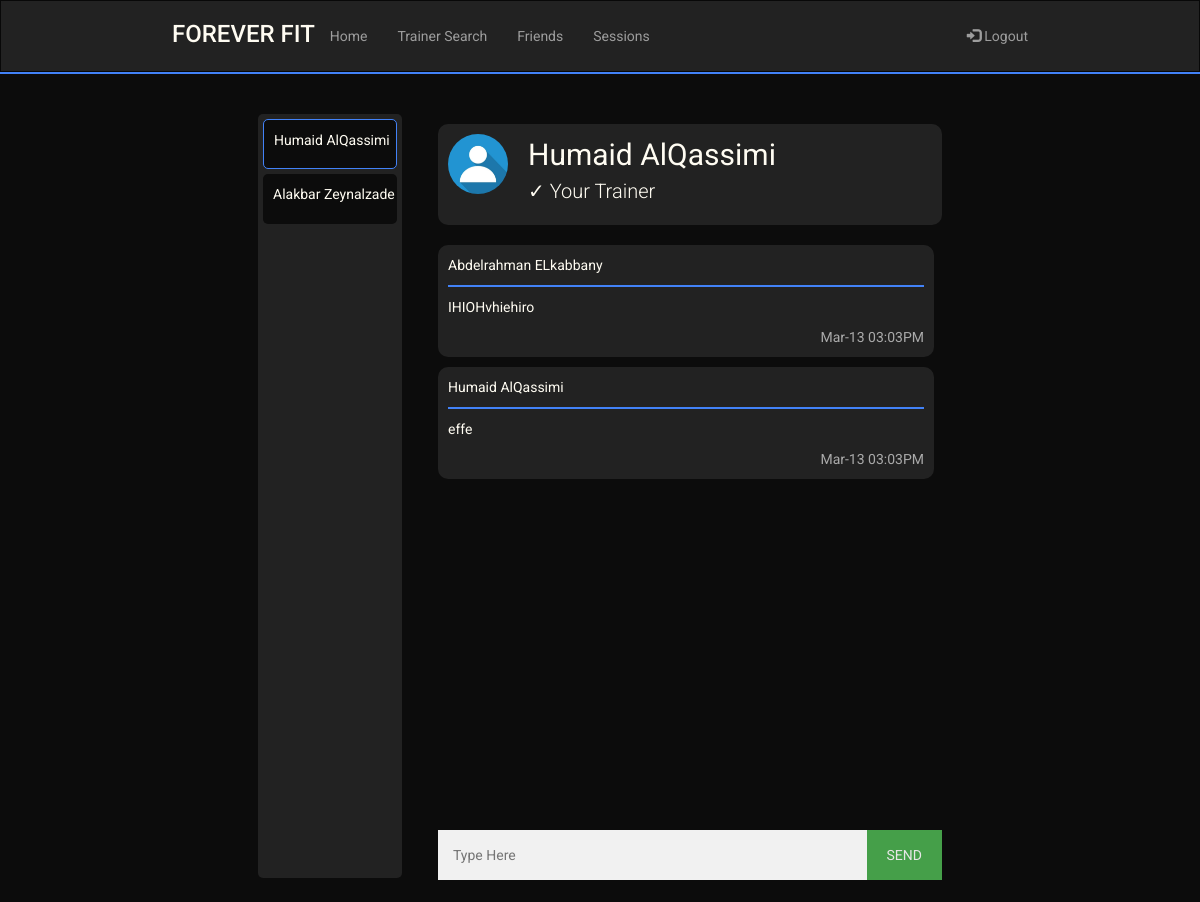
Screenshot of /chat/ha82 (signed in) with the database file from the repository.
### sql_db.py (models this page shows)
class UserRooms(UserMixin,db.Model):
    __tablename__ = 'user_rooms'
    id = db.Column(db.Integer, primary_key = True, autoincrement = True)
    trainee_username = db.Column(db.String(80),db.ForeignKey('user.username'))
    trainee_fname = db.Column(db.String(80))
    trainee_lname = db.Column(db.String(80))
    trainer_username = db.Column(db.String(80),db.ForeignKey('user.username'))
    trainer_fname = db.Column(db.String(80))
    trainer_lname = db.Column(db.String(80))

class ChatHistory(UserMixin,db.Model):
    __tablename__ = 'chat_history'
    id = db.Column(db.Integer, primary_key = True, autoincrement = True)
    message = db.Column(db.String(500))
    room = db.Column(db.String(500))
    date_sent = db.Column(db.String(50))
    uname = db.Column(db.String(80),db.ForeignKey('user.username'))
    fname = db.Column(db.String(80),db.ForeignKey('user.fname'))
    lname = db.Column(db.String(80),db.ForeignKey('user.lname'))

### routes.py (the view, shortened to what this page needs)
@app.route('/chat/<uname>')
@login_required
def sessions(uname):
    if(not current_user.isTrainer):
        if(not room_exists(current_user.username, uname)):
            room = UserRooms(trainee_username= current_user.username,
                             trainee_fname = current_user.fname,
                             trainee_lname = current_user.lname,
                             trainer_username = uname,
                             trainer_fname = get_user(uname).fname,
                             trainer_lname = get_user(uname).lname)
            db.session.add(room)
            db.session.commit()
            ROOMS = get_rooms_by_trainee_id(current_user.username)
        else:
            ROOMS = get_rooms_by_trainee_id(current_user.username)
        curr_room = get_room(current_user.username, uname)
        messages = get_chat_history(curr_room.id)
        partnership = partnership_exists(current_user.username,uname)
        usertrainer = get_user_trainer_trainee(current_user.username, uname)
        return render_template('session.html',uname = uname, curr_uname = current_user.username,
                                curr_fname = current_user.fname, curr_lname = current_user.lname,
                                rooms=ROOMS, messages = messages, curr_room = curr_room,
                                partnership=partnership,usertrainer=usertrainer)

### main.py (called while the page is built)
    @login.user_loader
    def load_user(uname):
        return User.query.get(uname)

### sql_db.py (called while the page is built)
def partnership_exists(user_uname, trainer_uname):
    return bool(UserTrainer.query.filter_by(trainee_username=user_uname,
                                            trainer_username= trainer_uname).first())

def get_user_trainer_trainee(uname1,uname2):
    return UserTrainer.query.filter_by(trainee_username = uname1,trainer_username = uname2 ).first()

def room_exists(trainee_uname,trainer_uname):
    return (room_exists_helper(trainee_uname,trainer_uname) or room_exists_helper(trainer_uname,trainee_uname))

def room_exists_helper(uname1,uname2):
    return bool(UserRooms.query.filter_by(trainee_username=uname1,
                                          trainer_username=uname2).first())

def get_room(trainee_uname,trainer_uname):
    if room_exists(trainee_uname,trainer_uname):
        return UserRooms.query.filter_by(trainee_username = trainee_uname,
                                     trainer_username = trainer_uname).first()

def get_rooms_by_trainee_id(uname):
    return UserRooms.query.filter_by(trainee_username = uname).all()

def get_chat_history(room):
    return ChatHistory.query.filter_by(room = room).all()

### templates/session.html (shortened to what this page needs)
<!DOCTYPE html>
<html lang="en">
    <head>
        <link rel="stylesheet" href="https://maxcdn.bootstrapcdn.com/bootstrap/3.4.1/css/bootstrap.min.css" />
        <link rel="stylesheet" href="../static/main.css" />
        <link rel="stylesheet" href="../static/chatbox.css" />
        <link rel="stylesheet" href="https://cdnjs.cloudflare.com/ajax/libs/font-awesome/4.7.0/css/font-awesome.min.css">
    </head>
    <body>
        <header>
            <nav class="navbar navbar-inverse" style="border-radius: 0px; margin-bottom: 0px;">
                <div class="container-fluid">
                    <div class="navbar-header mobile-center">
                        <h3 class="logo" href="#">FOREVER FIT</h3>
                    </div>
                    <ul class="nav navbar-nav laptop">
                        <li><a href="/Home">Home</a></li>
                        <li><a href="/TrainerSearch/filter=None&sort=None">Trainer Search</a></li>
                        <li><a href="/Friends">Friends</a></li>
                        <li><a href="/TrainingSessions">Sessions</a></li>
                    </ul>
                    <ul class="nav navbar-nav navbar-right laptop">
                        <li>
                            <a href="/logout"><span class="glyphicon glyphicon-log-in"></span> Logout</a>
                        </li>
                    </ul>
                </div>
            </nav>
            <hr class="header-hr"/>
        </header>
        <main style="padding-top:10px">
            <div class="chatbox">
                <div class="rooms" id="rooms">
                    {% for room in rooms %}
                        {% if room.trainer_username == curr_room.trainer_username %}
                            <a id="select-room" href="{{room.trainer_username}}" room_id="{{room.id}}" class="room highlight">
                                {{room.trainer_fname}} {{room.trainer_lname}}
                            </a>
                        {% else %}
                            <a id="select-room" href="{{room.trainer_username}}" room_id="{{room.id}}" class="room">
                                {{room.trainer_fname}} {{room.trainer_lname}}
                            </a>
                        {% endif %}
                    {% endfor %}
                </div>
                <div class="chat">
                    <div class="chat_container big">
                        <img src="../static/images/profile-picture.jpeg" alt="ProfilePicture" class="profile-picture">
                        {{curr_room.trainer_fname}} {{curr_room.trainer_lname}}
                        {% if not partnership %}
                            <i class='add-friend fas fa-user-plus' onclick="window.location='/addTrainer/{{curr_room.trainer_username}}'">
                            </i>
                        {% else %}
                            {% if usertrainer.confirmed %}
                                <p class="small">✓ Your Trainer</p>
                            {% else %}
                                <p class="small">Request Sent</p>
                            {% endif %}
                        {% endif %}
                    </div>
                    <div id="chat_scroll" class="chat-holder">
                        <div id="chat_history">
                            {% for msg in messages %}
                                <div class="chat_container">
                                    <p>{{msg.fname}} {{msg.lname}}</p>
                                    <hr>
                                    <p>{{msg.message}}</p>
                                    <span class="time-right">{{msg.date_sent}}</span>
                                </div>
                            {% endfor %}
                        </div>
                    </div>
                    <div class="input-area">
                        <div class="flex-row">
                            <input type="text" id="user_message" placeholder="Type Here" autocomplete="off">
                            <button type="button" id="send_message">SEND</button>
                        </div>
                    </div>
                </div>
            </div>
        </main>
    </body>
</html>

### static/main.css (style rules this page uses)
:root { --black: #0c0c0c; --white: #fffcf2; --red: #e54b4b; --lightred: #f0c1c1; --blue: #4282f8; --darkblue: #356cd1; --grey: #222222; --lightgrey: #3d3d3d; }
@media (min-width : 872px) { .container-fluid { margin-bottom: 10px; } }
@media (min-width : 872px) { .navbar { padding-left: 13%; padding-right: 13%; } }
@media (min-width : 872px) { .navbar-nav { padding-top: 10px; } }
@media (min-width : 872px) { .big { font-size: 30px; } }
@media (min-width : 872px) { .small { font-size: 20px; font-weight: 300; } }
body { font-family: 'Roboto', sans-serif; background-color: var(--black); }
main { background-color: var(--black); display: block; overflow: auto; color: var(--white) }
input { color: black; }
.header-hr { margin-top: 0px; margin-bottom: 0px; border: 1px solid var(--blue); }
.logo { color: var(--white); }
input[type=text], input[type=password] { width: 100%; padding: 15px; margin: 5px 0 22px 0; display: inline-block; border: none; background: #f1f1f1; }
hr { border: 1px solid #f1f1f1; margin-bottom: 25px; }
button { background-color: #4CAF50; color: white; padding: 14px 20px; margin: 8px 0; border: none; cursor: pointer; width: 100%; opacity: 0.9; }
.profile-picture { width: 100%; }
@media (min-width : 711px) { .chatbox { padding-right: 20%; padding-left: 20%; padding-top: 30px; display: flex; flex-direction: row; justify-content: space-around; } }
@media (min-width : 711px) { .chat { width: 70%; } }
@media (min-width : 711px) { .rooms { display: initial; background-color: --white; display: flex; flex-direction: column; } }
@media (min-width : 711px) { .flex-row { display: flex; flex-direction: row; justify-content: space-evenly; } }
:root { --gutter: 20px; }

### static/chatbox.css (style rules this page uses)
:root { --black: #0c0c0c; --black2: #141414; --white: #fffcf2; --red: #e54b4b; --lightred: #f0c1c1; --blue: #4282f8; --grey: #222222 }
@media (min-width : 711px) { .chat-holder { height: 580px; } }
@media (min-width : 711px) { .rooms { height: 764px; width: 20%; padding: 5px 5px 5px 5px; } }
@media (min-width : 711px) { .room { border-radius: 5px; } }
button { width: 80px; margin-top: 5px; margin-bottom: 22px; }
.rooms { background-color: var(--grey); overflow: auto; border-radius: 5px; }
.room { background-color: var(--black); color: var(--white); height: 50px; margin-bottom: 5px; padding-left: 10px; padding-top: 10px; }
.highlight { border-style: solid; border-width: 1px; border-color: var(--blue) }
.flex-row { display: flex; flex-direction: row; justify-content: space-around; }
.chat-holder { overflow: auto; margin-bottom: 10px; padding-right: 8px; }
.chat_container { background-color: var(--grey); border-radius: 10px; padding: 10px; margin: 10px 0; }
.chat_container hr { border: 1px solid var(--blue); margin: 0 0 0 0 ; margin-bottom: 10px; }
.chat_container::after { content: ""; clear: both; display: table; }
.chat_container img { float: left; max-width: 60px; width: 100%; margin-right: 20px; border-radius: 50%; margin-bottom: 5px; }
.time-right { float: right; color: #aaa; }

### rows the page displays
UserRooms: trainer_fname "Humaid", trainer_lname "AlQassimi"
UserRooms: trainer_fname "Alakbar", trainer_lname "Zeynalzade"
ChatHistory: fname "Abdelrahman", lname "ELkabbany", message "IHIOHvhiehiro", date_sent "Mar-13 03:03PM"
ChatHistory: fname "Humaid", lname "AlQassimi", message "effe", date_sent "Mar-13 03:03PM"
